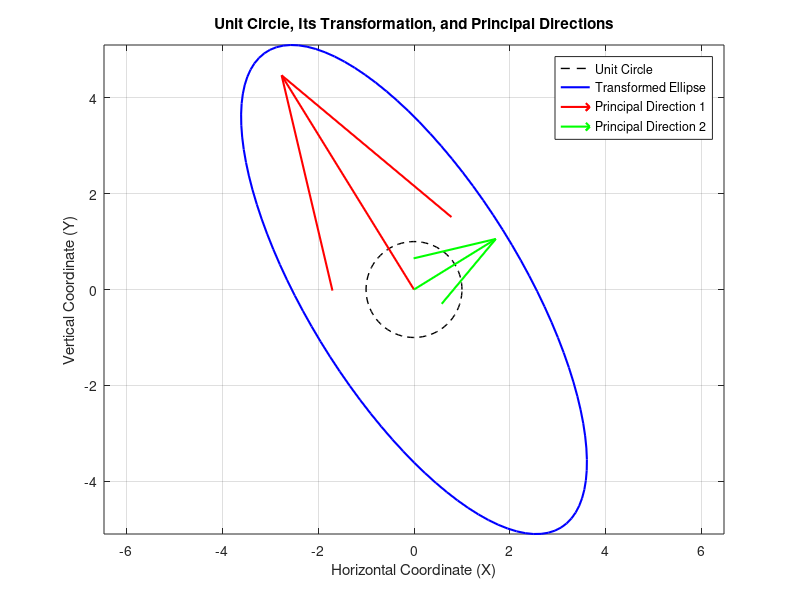
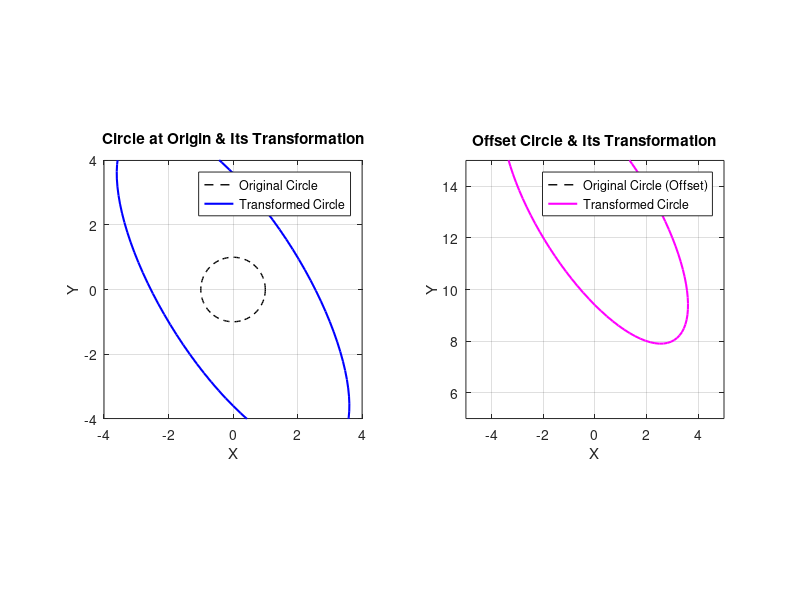

Here is the MATLAB script that generated these plots, in order:
% Define the transformation matrix
matrix_A = [3 -2; -1 5];

% Generate coordinates for the unit circle
theta = linspace(0, 2*pi, 100);
circle_x_coord = cos(theta);
circle_y_coord = sin(theta);
circle_points = [circle_x_coord; circle_y_coord];

% Transform the unit circle using matrix A
ellipse_coords = matrix_A * circle_points;

% Compute SVD for matrix A
[U_matrix, Sigma_matrix, ~] = svd(matrix_A);

% Determine the scaled singular vectors
scaled_U_matrix = U_matrix * Sigma_matrix;

% Visualization for the circle at the origin and its transformation
figure;
plot(circle_x_coord, circle_y_coord, 'k--', 'LineWidth', 1);  % Displaying unit circle in dashed black
hold on;
plot(ellipse_coords(1,:), ellipse_coords(2,:), 'b-', 'LineWidth', 1.5);
quiver(0, 0, scaled_U_matrix(1, 1), scaled_U_matrix(2, 1), 'r', 'LineWidth', 1.5, 'MaxHeadSize', 0.5);
quiver(0, 0, scaled_U_matrix(1, 2), scaled_U_matrix(2, 2), 'g', 'LineWidth', 1.5, 'MaxHeadSize', 0.5);
xlabel('Horizontal Coordinate (X)');
ylabel('Vertical Coordinate (Y)');
title('Unit Circle, Its Transformation, and Principal Directions');
legend('Unit Circle', 'Transformed Ellipse', 'Principal Direction 1', 'Principal Direction 2');
axis equal;
grid on;

% Offset for the second circle's center
offset = [2; 3];

% Translate the circle's points to the new center
translated_circle = [circle_x_coord; circle_y_coord] + offset;

% Transform both circles using matrix A
transformed_translated_circle = matrix_A * translated_circle;

% Visualization for the offset circle and its transformation
figure;

% First subplot for circle centered at origin
subplot(1, 2, 1);
plot(circle_x_coord, circle_y_coord, 'k--', 'LineWidth', 1);  % Original circle at origin
hold on;
plot(ellipse_coords(1,:), ellipse_coords(2,:), 'b-', 'LineWidth', 1.5);
xlabel('X');
ylabel('Y');
title('Circle at Origin & Its Transformation');
legend('Original Circle', 'Transformed Circle');
axis equal;
axis([-4 4 -4 4]);  % Manually set the axis limits
grid on;

% Second subplot for circle with offset center
subplot(1, 2, 2);
plot(translated_circle(1,:), translated_circle(2,:), 'k--', 'LineWidth', 1);  % Original circle with offset
hold on;
plot(transformed_translated_circle(1,:), transformed_translated_circle(2,:), 'm-', 'LineWidth', 1.5);
xlabel('X');
ylabel('Y');
title('Offset Circle & Its Transformation');
legend('Original Circle (Offset)', 'Transformed Circle');
axis equal;
axis([-5 5 5 15]);  % Manually set the axis limits
grid on;
